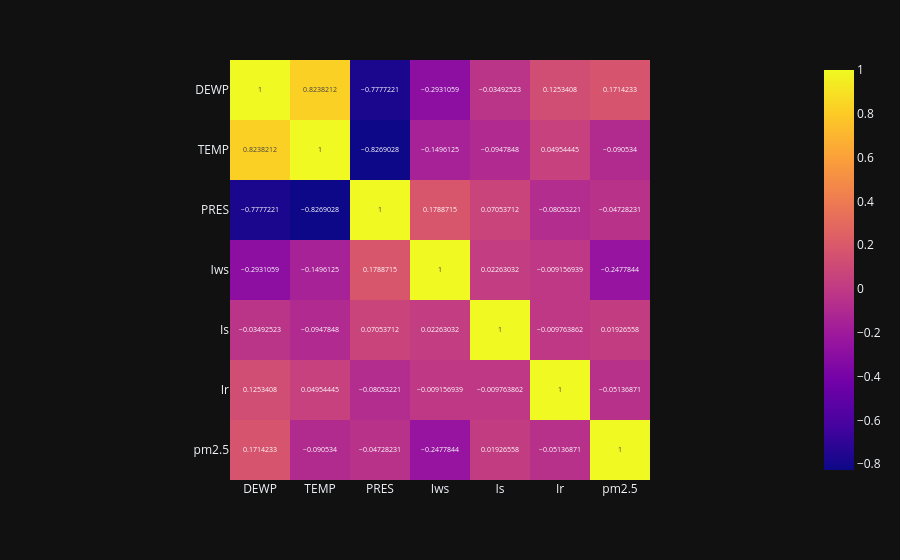

Here is the notebook cell this chart was saved with:
### Markdown cell above
## Статистические тесты

### Code cell
num_cols = ["DEWP","TEMP","PRES","Iws","Is","Ir"]
px.imshow(df[num_cols + ["pm2.5"]].corr(), text_auto=True)

### Figure 1 — Plotly figure (JSON) as saved in the notebook; plotly's stock layout.template omitted (floating-point values rounded to 4 significant figures)
{"data": [{"coloraxis": "coloraxis", "name": "0", "texttemplate": "%{z}", "x": ["DEWP", "TEMP", "PRES", "Iws", "Is", "Ir", "pm2.5"], "y": ["DEWP", "TEMP", "PRES", "Iws", "Is", "Ir", "pm2.5"], "z": [[1.0, 0.8238, -0.7777, -0.2931, -0.03493, 0.1253, 0.1714], [0.8238, 1.0, -0.8269, -0.1496, -0.09478, 0.04954, -0.09053], [-0.7777, -0.8269, 1.0, 0.1789, 0.07054, -0.08053, -0.04728], [-0.2931, -0.1496, 0.1789, 1.0, 0.02263, -0.009157, -0.2478], [-0.03493, -0.09478, 0.07054, 0.02263, 1.0, -0.009764, 0.01927], [0.1253, 0.04954, -0.08053, -0.009157, -0.009764, 1.0, -0.05137], [0.1714, -0.09053, -0.04728, -0.2478, 0.01927, -0.05137, 1.0]], "type": "heatmap", "xaxis": "x", "yaxis": "y", "hovertemplate": "x: %{x}<br>y: %{y}<br>color: %{z}<extra></extra>"}], "layout": {"xaxis": {"anchor": "y", "domain": [0.0, 1.0], "scaleanchor": "y", "constrain": "domain"}, "yaxis": {"anchor": "x", "domain": [0.0, 1.0], "autorange": "reversed", "constrain": "domain"}, "coloraxis": {"colorscale": [[0.0, "#0d0887"], [0.1111, "#46039f"], [0.2222, "#7201a8"], [0.3333, "#9c179e"], [0.4444, "#bd3786"], [0.5556, "#d8576b"], [0.6667, "#ed7953"], [0.7778, "#fb9f3a"], [0.8889, "#fdca26"], [1.0, "#f0f921"]]}, "margin": {"t": 60}}}
